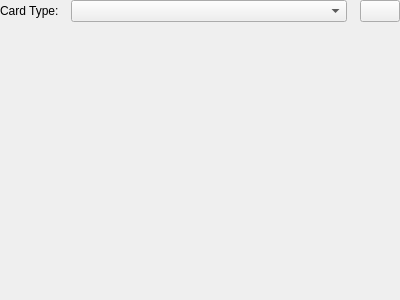
<?xml version="1.0" encoding="UTF-8"?>
<ui version="4.0">
 <class>Form</class>
 <widget class="QWidget" name="Form">
  <property name="geometry">
   <rect>
    <x>0</x>
    <y>0</y>
    <width>400</width>
    <height>300</height>
   </rect>
  </property>
  <property name="windowTitle">
   <string>Form</string>
  </property>
  <layout class="QVBoxLayout" name="verticalLayout">
   <property name="spacing">
    <number>3</number>
   </property>
   <property name="leftMargin">
    <number>0</number>
   </property>
   <property name="topMargin">
    <number>0</number>
   </property>
   <property name="rightMargin">
    <number>0</number>
   </property>
   <property name="bottomMargin">
    <number>0</number>
   </property>
   <item>
    <layout class="QHBoxLayout" name="horizontalLayout">
     <property name="spacing">
      <number>12</number>
     </property>
     <item>
      <widget class="QLabel" name="label">
       <property name="text">
        <string>Card Type:</string>
       </property>
      </widget>
     </item>
     <item>
      <widget class="QComboBox" name="templatesBox">
       <property name="sizePolicy">
        <sizepolicy hsizetype="Expanding" vsizetype="Fixed">
         <horstretch>10</horstretch>
         <verstretch>0</verstretch>
        </sizepolicy>
       </property>
      </widget>
     </item>
     <item>
      <spacer name="horizontalSpacer">
       <property name="orientation">
        <enum>Qt::Horizontal</enum>
       </property>
       <property name="sizeType">
        <enum>QSizePolicy::MinimumExpanding</enum>
       </property>
       <property name="sizeHint" stdset="0">
        <size>
         <width>1</width>
         <height>20</height>
        </size>
       </property>
      </spacer>
     </item>
     <item>
      <widget class="QPushButton" name="templateOptions">
       <property name="text">
        <string/>
       </property>
       <property name="autoDefault">
        <bool>false</bool>
       </property>
       <property name="default">
        <bool>false</bool>
       </property>
      </widget>
     </item>
    </layout>
   </item>
   <item>
    <widget class="QLabel" name="changesLabel">
     <property name="styleSheet">
      <string notr="true">background:url(:/icons/Mainwindow_bg.jpg)</string>
     </property>
     <property name="text">
      <string/>
     </property>
     <property name="alignment">
      <set>Qt::AlignCenter</set>
     </property>
    </widget>
   </item>
  </layout>
 </widget>
 <resources/>
 <connections/>
</ui>
